Frame 1 (no input): blank canvas, image omitted
Frame 60 (no input): blank canvas, image omitted
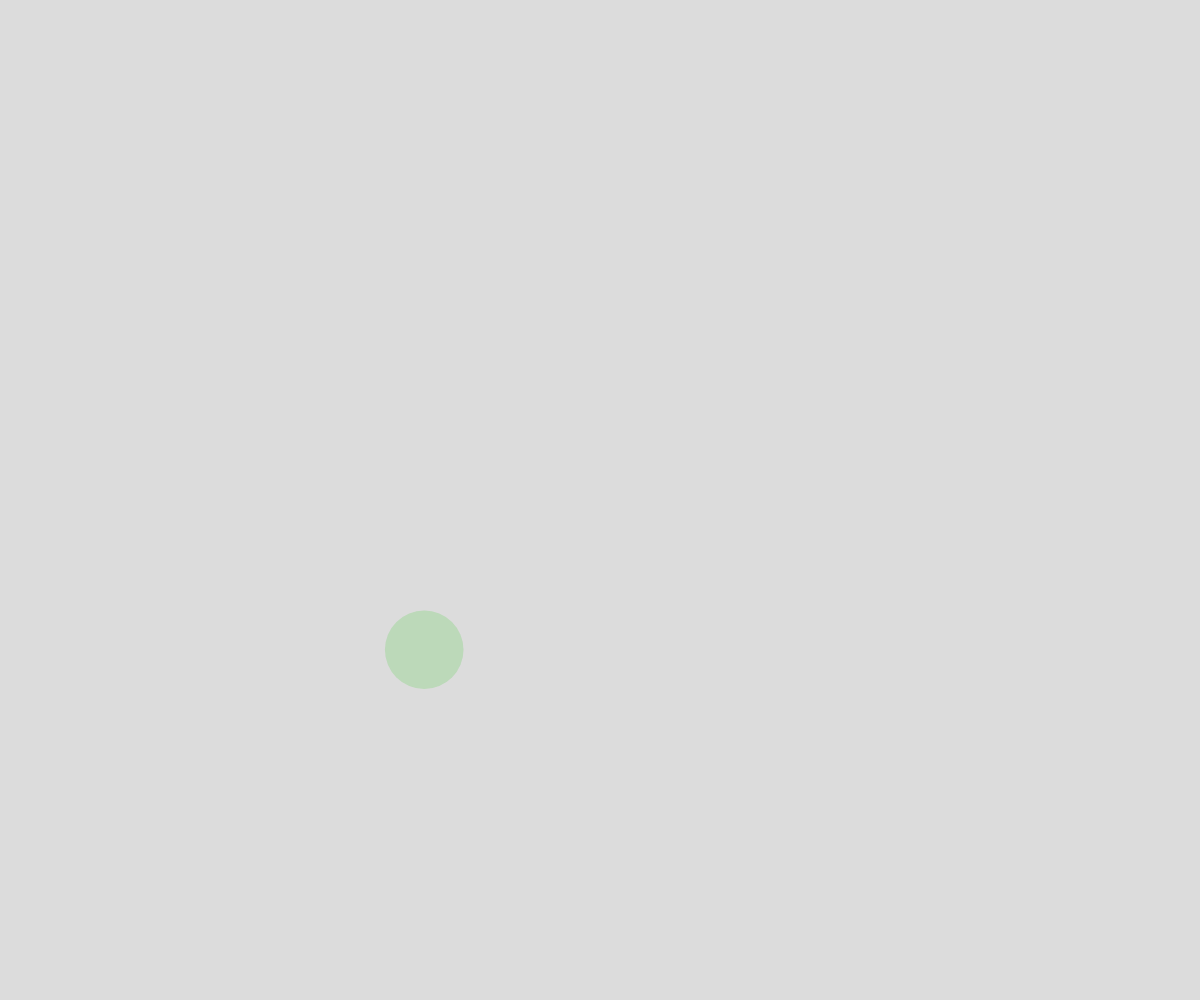
Frame 120 (the mouse pressed at the canvas centre since frame 60)

The p5.js sketch whose frames 1 and 60 were blank and that drew this single picture after the mouse press (run headless with seeded random() and noise() and a simulated clock; from frame 60 on, the mouse is pressed at the canvas centre):

// p5.js sketch
// ── sketch.js
// Bouncing Balls
// Imani Fodje
// 2021-01-19
//
// Extra for Experts:
// - describe what you did to take this project "above and beyond"

let theBouncingBalls = [];

function setup() {
  createCanvas(windowWidth, windowHeight);
}

function draw() {
  background(220);
  moveBall();
  displayBall();
}
function mousePressed() {
  let ball = {
    x: mouseX,
    y: mouseY,
    diameter: random(25, 100),
    dx: random(-5, 5),
    dy: random(-5, 5),
    theColor: color(random(255), random(255), random(255), random(255)),
  };
  theBouncingBalls.push(ball);
}

function displayBall() {
  for (let i=0; i<theBouncingBalls.length; i++) {
    noStroke();
    fill(theBouncingBalls[i].theColor);
    ellipse(theBouncingBalls[i].x, theBouncingBalls[i].y, theBouncingBalls[i].diameter, theBouncingBalls[i].diameter);
  }
}

function moveBall() {
  for (let ball of theBouncingBalls) {
    ball.x += ball.dx;
    ball.y += ball.dy;
  
    if (ball.x + ball.diameter/2 >= width || ball.x - ball.diameter/2 <= 0) {
      ball.dy *= -1;
    }
    if (ball.y + ball.diameter/2 >= height || ball.y - ball.diameter/2 <= 0) {
      ball.dy *= -1;
    }
  }
}
